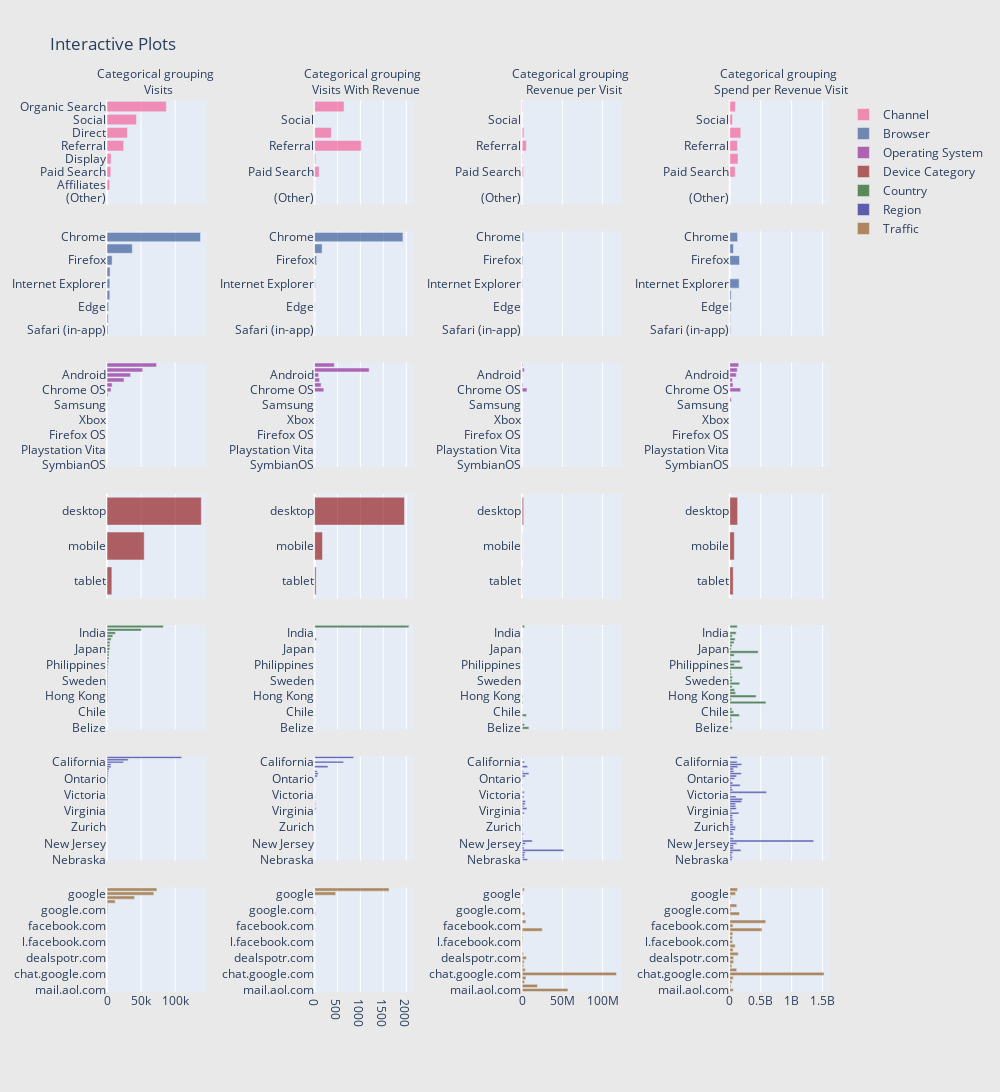

Here is the notebook cell this chart was saved with:
### Code cell
import plotly.graph_objects as go
from plotly.subplots import make_subplots
import plotly.offline as py


def plotly_bargraphs(df, col_name, category_name, color):
    if len(category_name) == 0:
        legend_val = False
    else:
        legend_val = True
    trace = go.Figure(
        go.Bar(
            x=df[col_name][::-1],
            y=df.index[::-1],
            marker=dict(color=color),
            orientation="h",
            name=category_name,
            showlegend=legend_val,
        )
    )
    return trace


plot11 = plotly_bargraphs(
    channel, "Visitors", "Channel", color="rgba(246, 78, 139, 0.6)"
)
plot12 = plotly_bargraphs(
    channel, "VisitorsWithRevenue", "", color="rgba(246, 78, 139, 0.6)"
)
plot13 = plotly_bargraphs(
    channel, "revenuePerVisit", "", color="rgba(246, 78, 139, 0.6)"
)
plot14 = plotly_bargraphs(
    channel, "spendPerRevenueVisit", "", color="rgba(246, 78, 139, 0.6)"
)

plot21 = plotly_bargraphs(
    browser, "Visitors", "Browser", color="rgba(36, 70, 139, 0.6)"
)
plot22 = plotly_bargraphs(
    browser, "VisitorsWithRevenue", "", color="rgba(36, 70, 139, 0.6)"
)
plot23 = plotly_bargraphs(
    browser, "revenuePerVisit", "", color="rgba(36, 70, 139, 0.6)"
)
plot24 = plotly_bargraphs(
    browser, "spendPerRevenueVisit", "", color="rgba(36, 70, 139, 0.6)"
)

plot31 = plotly_bargraphs(
    operating_system, "Visitors", "Operating System", color="rgba(136, 10, 139, 0.6)"
)
plot32 = plotly_bargraphs(
    operating_system, "VisitorsWithRevenue", "", color="rgba(136, 10, 139, 0.6)"
)
plot33 = plotly_bargraphs(
    operating_system, "revenuePerVisit", "", color="rgba(136, 10, 139, 0.6)"
)
plot34 = plotly_bargraphs(
    operating_system, "spendPerRevenueVisit", "", color="rgba(136, 10, 139, 0.6)"
)

plot41 = plotly_bargraphs(
    device, "Visitors", "Device Category", color="rgba(136, 0, 0, 0.6)"
)
plot42 = plotly_bargraphs(
    device, "VisitorsWithRevenue", "", color="rgba(136, 0, 0, 0.6)"
)
plot43 = plotly_bargraphs(device, "revenuePerVisit", "", color="rgba(136, 0, 0, 0.6)")
plot44 = plotly_bargraphs(
    device, "spendPerRevenueVisit", "", color="rgba(136, 0, 0, 0.6)"
)

plot51 = plotly_bargraphs(country, "Visitors", "Country", color="rgba(0, 70, 0, 0.6)")
plot52 = plotly_bargraphs(
    country, "VisitorsWithRevenue", "", color="rgba(0, 70, 0, 0.6)"
)
plot53 = plotly_bargraphs(country, "revenuePerVisit", "", color="rgba(0, 70, 0, 0.6)")
plot54 = plotly_bargraphs(
    country, "spendPerRevenueVisit", "", color="rgba(0, 70, 0, 0.6)"
)

plot61 = plotly_bargraphs(region, "Visitors", "Region", color="rgba(0, 0, 130, 0.6)")
plot62 = plotly_bargraphs(
    region, "VisitorsWithRevenue", "", color="rgba(0, 0, 130, 0.6)"
)
plot63 = plotly_bargraphs(region, "revenuePerVisit", "", color="rgba(0, 0, 130, 0.6)")
plot64 = plotly_bargraphs(
    region, "spendPerRevenueVisit", "", color="rgba(0, 0, 130, 0.6)"
)

plot71 = plotly_bargraphs(traffic, "Visitors", "Traffic", color="rgba(136, 70, 0, 0.6)")
plot72 = plotly_bargraphs(
    traffic, "VisitorsWithRevenue", "", color="rgba(136, 70, 0, 0.6)"
)
plot73 = plotly_bargraphs(traffic, "revenuePerVisit", "", color="rgba(136, 70, 0, 0.6)")
plot74 = plotly_bargraphs(
    traffic, "spendPerRevenueVisit", "", color="rgba(136, 70, 0, 0.6)"
)


fig = go.Figure()

fig = make_subplots(
    rows=7,
    cols=4,
    shared_xaxes=True,
    shared_yaxes=False,
    vertical_spacing=0.03,
    horizontal_spacing=0.15,
    subplot_titles=[
        "Categorical grouping <br> Visits",
        "Categorical grouping <br> Visits With Revenue",
        "Categorical grouping <br> Revenue per Visit",
        "Categorical grouping <br> Spend per Revenue Visit",
    ],
)

# Adding traces to the suplots
fig.add_trace(plot11.data[0], row=1, col=1)
fig.add_trace(plot12.data[0], row=1, col=2)
fig.add_trace(plot13.data[0], row=1, col=3)
fig.add_trace(plot14.data[0], row=1, col=4)

fig.add_trace(plot21.data[0], row=2, col=1)
fig.add_trace(plot22.data[0], row=2, col=2)
fig.add_trace(plot23.data[0], row=2, col=3)
fig.add_trace(plot24.data[0], row=2, col=4)

fig.add_trace(plot31.data[0], row=3, col=1)
fig.add_trace(plot32.data[0], row=3, col=2)
fig.add_trace(plot33.data[0], row=3, col=3)
fig.add_trace(plot34.data[0], row=3, col=4)

fig.add_trace(plot41.data[0], row=4, col=1)
fig.add_trace(plot42.data[0], row=4, col=2)
fig.add_trace(plot43.data[0], row=4, col=3)
fig.add_trace(plot44.data[0], row=4, col=4)

fig.add_trace(plot51.data[0], row=5, col=1)
fig.add_trace(plot52.data[0], row=5, col=2)
fig.add_trace(plot53.data[0], row=5, col=3)
fig.add_trace(plot54.data[0], row=5, col=4)

fig.add_trace(plot61.data[0], row=6, col=1)
fig.add_trace(plot62.data[0], row=6, col=2)
fig.add_trace(plot63.data[0], row=6, col=3)
fig.add_trace(plot64.data[0], row=6, col=4)

fig.add_trace(plot71.data[0], row=7, col=1)
fig.add_trace(plot72.data[0], row=7, col=2)
fig.add_trace(plot73.data[0], row=7, col=3)
fig.add_trace(plot74.data[0], row=7, col=4)

# Updating layout
fig.update_layout(
    yaxis={"dtick": 1},
    margin={"t": 100, "b": 100},
    height=2000,
    width=1000,
    paper_bgcolor="rgb(233,233,233)",
    title="Interactive Plots",
)
fig.update_annotations(font_size=12)

# Displaying the plot
py.iplot(fig, filename="channel-plots")

### Figure 1 — Plotly figure (JSON) as saved in the notebook; plotly's stock layout.template omitted (floating-point values rounded to 4 significant figures)
{"data": [{"marker": {"color": "rgba(246, 78, 139, 0.6)"}, "name": "Channel", "orientation": "h", "showlegend": true, "type": "bar", "x": [7, 3927, 5570, 6057, 24391, 29889, 43176, 86983], "xaxis": "x", "y": ["(Other)", "Affiliates", "Paid Search", "Display", "Referral", "Direct", "Social", "Organic Search"], "yaxis": "y"}, {"marker": {"color": "rgba(246, 78, 139, 0.6)"}, "name": "", "orientation": "h", "showlegend": false, "type": "bar", "x": [1, 1, 100, 25, 1019, 365, 15, 643], "xaxis": "x2", "y": ["(Other)", "Affiliates", "Paid Search", "Display", "Referral", "Direct", "Social", "Organic Search"], "yaxis": "y2"}, {"marker": {"color": "rgba(246, 78, 139, 0.6)"}, "name": "", "orientation": "h", "showlegend": false, "type": "bar", "x": [0, 0, 1596000.0, 553900.0, 5208000.0, 2180000.0, 15500.0, 683600.0], "xaxis": "x3", "y": ["(Other)", "Affiliates", "Paid Search", "Display", "Referral", "Direct", "Social", "Organic Search"], "yaxis": "y3"}, {"marker": {"color": "rgba(246, 78, 139, 0.6)"}, "name": "", "orientation": "h", "showlegend": false, "type": "bar", "x": [0, 0, 88912200, 134198800, 124700000.0, 178500000.0, 44620000.0, 92470000.0], "xaxis": "x4", "y": ["(Other)", "Affiliates", "Paid Search", "Display", "Referral", "Direct", "Social", "Organic Search"], "yaxis": "y4"}, {"marker": {"color": "rgba(36, 70, 139, 0.6)"}, "name": "Browser", "orientation": "h", "showlegend": true, "type": "bar", "x": [1498, 1731, 2369, 4105, 4106, 4483, 7486, 37122, 137100], "xaxis": "x5", "y": ["Safari (in-app)", "Samsung Internet", "Edge", "Android Webview", "Internet Explorer", "(Others)", "Firefox", "Safari", "Chrome"], "yaxis": "y5"}, {"marker": {"color": "rgba(36, 70, 139, 0.6)"}, "name": "", "orientation": "h", "showlegend": false, "type": "bar", "x": [2, 1, 12, 1, 15, 1, 44, 164, 1928], "xaxis": "x6", "y": ["Safari (in-app)", "Samsung Internet", "Edge", "Android Webview", "Internet Explorer", "(Others)", "Firefox", "Safari", "Chrome"], "yaxis": "y6"}, {"marker": {"color": "rgba(36, 70, 139, 0.6)"}, "name": "", "orientation": "h", "showlegend": false, "type": "bar", "x": [18650.0, 6915.0, 133000.0, 5596.0, 555800.0, 0, 927000.0, 267900.0, 1787000.0], "xaxis": "x7", "y": ["Safari (in-app)", "Samsung Internet", "Edge", "Android Webview", "Internet Explorer", "(Others)", "Firefox", "Safari", "Chrome"], "yaxis": "y7"}, {"marker": {"color": "rgba(36, 70, 139, 0.6)"}, "name": "", "orientation": "h", "showlegend": false, "type": "bar", "x": [13970000, 11970000, 26250000.0, 22970000, 152148000, 0, 157700000.0, 60650000.0, 127081250], "xaxis": "x8", "y": ["Safari (in-app)", "Samsung Internet", "Edge", "Android Webview", "Internet Explorer", "(Others)", "Firefox", "Safari", "Chrome"], "yaxis": "y8"}, {"marker": {"color": "rgba(136, 10, 139, 0.6)"}, "name": "Operating System", "orientation": "h", "showlegend": true, "type": "bar", "x": [1, 1, 1, 2, 2, 5, 12, 16, 18, 19, 39, 84, 107, 219, 1357, 5965, 7550, 24981, 34605, 52342, 72674], "xaxis": "x9", "y": ["SymbianOS", "Nokia", "Nintendo 3DS", "Playstation Vita", "FreeBSD", "Nintendo WiiU", "Firefox OS", "OS/2", "Nintendo Wii", "Xbox", "BlackBerry", "Tizen", "Samsung", "Windows Phone", "(not set)", "Chrome OS", "Linux", "iOS", "Android", "Macintosh", "Windows"], "yaxis": "y9"}, {"marker": {"color": "rgba(136, 10, 139, 0.6)"}, "name": "", "orientation": "h", "showlegend": false, "type": "bar", "x": [1, 1, 1, 1, 1, 1, 1, 1, 1, 1, 1, 1, 1, 1, 1, 201, 143, 109, 91, 1191, 431], "xaxis": "x10", "y": ["SymbianOS", "Nokia", "Nintendo 3DS", "Playstation Vita", "FreeBSD", "Nintendo WiiU", "Firefox OS", "OS/2", "Nintendo Wii", "Xbox", "BlackBerry", "Tizen", "Samsung", "Windows Phone", "(not set)", "Chrome OS", "Linux", "iOS", "Android", "Macintosh", "Windows"], "yaxis": "y10"}, {"marker": {"color": "rgba(136, 10, 139, 0.6)"}, "name": "", "orientation": "h", "showlegend": false, "type": "bar", "x": [0, 0, 0, 0, 0, 0, 0, 0, 0, 0, 0, 0, 0, 120500.0, 0, 5958000.0, 1014000.0, 181500.0, 280000.0, 2764000.0, 859400.0], "xaxis": "x11", "y": ["SymbianOS", "Nokia", "Nintendo 3DS", "Playstation Vita", "FreeBSD", "Nintendo WiiU", "Firefox OS", "OS/2", "Nintendo Wii", "Xbox", "BlackBerry", "Tizen", "Samsung", "Windows Phone", "(not set)", "Chrome OS", "Linux", "iOS", "Android", "Macintosh", "Windows"], "yaxis": "y11"}, {"marker": {"color": "rgba(136, 10, 139, 0.6)"}, "name": "", "orientation": "h", "showlegend": false, "type": "bar", "x": [0, 0, 0, 0, 0, 0, 0, 0, 0, 0, 0, 0, 0, 26400000, 0, 176800000.0, 53550000.0, 41610000.0, 106500000.0, 121500000.0, 144900000.0], "xaxis": "x12", "y": ["SymbianOS", "Nokia", "Nintendo 3DS", "Playstation Vita", "FreeBSD", "Nintendo WiiU", "Firefox OS", "OS/2", "Nintendo Wii", "Xbox", "BlackBerry", "Tizen", "Samsung", "Windows Phone", "(not set)", "Chrome OS", "Linux", "iOS", "Android", "Macintosh", "Windows"], "yaxis": "y12"}, {"marker": {"color": "rgba(136, 0, 0, 0.6)"}, "name": "Device Category", "orientation": "h", "showlegend": true, "type": "bar", "x": [7122, 54550, 138328], "xaxis": "x13", "y": ["tablet", "mobile", "desktop"], "yaxis": "y13"}, {"marker": {"color": "rgba(136, 0, 0, 0.6)"}, "name": "", "orientation": "h", "showlegend": false, "type": "bar", "x": [33, 173, 1961], "xaxis": "x14", "y": ["tablet", "mobile", "desktop"], "yaxis": "y14"}, {"marker": {"color": "rgba(136, 0, 0, 0.6)"}, "name": "", "orientation": "h", "showlegend": false, "type": "bar", "x": [260700.0, 232900.0, 1807000.0], "xaxis": "x15", "y": ["tablet", "mobile", "desktop"], "yaxis": "y15"}, {"marker": {"color": "rgba(136, 0, 0, 0.6)"}, "name": "", "orientation": "h", "showlegend": false, "type": "bar", "x": [56270000.0, 73430000.0, 127500000.0], "xaxis": "x16", "y": ["tablet", "mobile", "desktop"], "yaxis": "y16"}, {"marker": {"color": "rgba(0, 70, 0, 0.6)"}, "name": "Country", "orientation": "h", "showlegend": true, "type": "bar", "x": [5, 5, 148, 179, 351, 427, 468, 557, 631, 836, 936, 943, 1028, 1095, 1100, 1116, 1147, 1169, 1265, 1282, 1683, 2074, 2796, 2859, 3127, 4153, 4208, 4409, 6080, 8543, 12512, 50242, 82626], "xaxis": "x17", "y": ["Belize", "St. Lucia", "Puerto Rico", "Finland", "Venezuela", "Chile", "New Zealand", "Hungary", "Portugal", "China", "Hong Kong", "Switzerland", "Argentina", "Israel", "Colombia", "Sweden", "Belgium", "Ukraine", "Ireland", "South Korea", "Philippines", "Indonesia", "Australia", "Taiwan", "Mexico", "Japan", "Brazil", "Germany", "Canada", "United Kingdom", "India", "(Others)", "United States"], "yaxis": "y17"}, {"marker": {"color": "rgba(0, 70, 0, 0.6)"}, "name": "", "orientation": "h", "showlegend": false, "type": "bar", "x": [1, 1, 3, 2, 12, 2, 2, 1, 1, 2, 2, 1, 3, 2, 2, 2, 1, 1, 2, 1, 2, 4, 1, 5, 4, 1, 1, 1, 41, 3, 2, 1, 2058], "xaxis": "x18", "y": ["Belize", "St. Lucia", "Puerto Rico", "Finland", "Venezuela", "Chile", "New Zealand", "Hungary", "Portugal", "China", "Hong Kong", "Switzerland", "Argentina", "Israel", "Colombia", "Sweden", "Belgium", "Ukraine", "Ireland", "South Korea", "Philippines", "Indonesia", "Australia", "Taiwan", "Mexico", "Japan", "Brazil", "Germany", "Canada", "United Kingdom", "India", "(Others)", "United States"], "yaxis": "y18"}, {"marker": {"color": "rgba(0, 70, 0, 0.6)"}, "name": "", "orientation": "h", "showlegend": false, "type": "bar", "x": [8396000, 2790000, 661800.0, 329500.0, 5310000.0, 289900.0, 149500.0, 16100.0, 927400.0, 65130.0, 909300.0, 100200.0, 233100.0, 69360.0, 292700.0, 67730.0, 38470.0, 22030.0, 34450.0, 160039, 87590.0, 325500.0, 5715.0, 126700.0, 587500.0, 6138.0, 9026.0, 15650.0, 589100.0, 14380.0, 16660.0, 0, 3057000.0], "xaxis": "x19", "y": ["Belize", "St. Lucia", "Puerto Rico", "Finland", "Venezuela", "Chile", "New Zealand", "Hungary", "Portugal", "China", "Hong Kong", "Switzerland", "Argentina", "Israel", "Colombia", "Sweden", "Belgium", "Ukraine", "Ireland", "South Korea", "Philippines", "Indonesia", "Australia", "Taiwan", "Mexico", "Japan", "Brazil", "Germany", "Canada", "United Kingdom", "India", "(Others)", "United States"], "yaxis": "y19"}, {"marker": {"color": "rgba(0, 70, 0, 0.6)"}, "name": "", "orientation": "h", "showlegend": false, "type": "bar", "x": [41980000, 13950000, 32650000.0, 29490000, 155300000.0, 61890000, 34980000, 8970000, 585180000, 27225000, 425545000, 94490000, 79860000, 37975000, 160975000, 37795000, 44130000, 25750000, 21790000, 205170000, 73710000, 168780000, 15980000, 72436000, 459257500, 25490000, 37980000, 68980000, 87360000.0, 40950000.0, 104220000, 0, 122700000.0], "xaxis": "x20", "y": ["Belize", "St. Lucia", "Puerto Rico", "Finland", "Venezuela", "Chile", "New Zealand", "Hungary", "Portugal", "China", "Hong Kong", "Switzerland", "Argentina", "Israel", "Colombia", "Sweden", "Belgium", "Ukraine", "Ireland", "South Korea", "Philippines", "Indonesia", "Australia", "Taiwan", "Mexico", "Japan", "Brazil", "Germany", "Canada", "United Kingdom", "India", "(Others)", "United States"], "yaxis": "y20"}, {"marker": {"color": "rgba(0, 0, 130, 0.6)"}, "name": "Region", "orientation": "h", "showlegend": true, "type": "bar", "x": [16, 16, 21, 27, 28, 50, 100, 105, 108, 118, 123, 157, 160, 210, 221, 222, 223, 227, 250, 270, 321, 413, 501, 534, 579, 626, 637, 648, 660, 683, 692, 808, 848, 1281, 1300, 1450, 1740, 1819, 2280, 3004, 5776, 5964, 24334, 31055, 109395], "xaxis": "x21", "y": ["Nebraska", "Oklahoma", "Utah", "South Carolina", "Zulia", "Minnesota", "Santiago Metropolitan Region", "New Jersey", "Tennessee", "Arizona", "Dublin City", "Oregon", "State of Rio de Janeiro", "Florida", "Zurich", "Alberta", "Nevada", "Stockholm County", "Colorado", "New Taipei City", "North Carolina", "Virginia", "Michigan", "Pennsylvania", "Massachusetts", "Georgia", "Seoul", "District of Columbia", "Victoria", "Mexico City", "Tel Aviv District", "County Dublin", "Jakarta", "Taipei City", "Karnataka", "Ontario", "Washington", "Illinois", "Texas", "England", "New York", "(not set)", "California", "(Others)", "not available in demo dataset"], "yaxis": "y21"}, {"marker": {"color": "rgba(0, 0, 130, 0.6)"}, "name": "", "orientation": "h", "showlegend": false, "type": "bar", "x": [3, 1, 2, 2, 8, 2, 2, 4, 1, 2, 1, 4, 2, 1, 1, 3, 2, 1, 5, 1, 6, 8, 28, 13, 23, 13, 1, 15, 1, 3, 1, 1, 4, 2, 1, 16, 62, 82, 55, 1, 291, 5, 634, 1, 853], "xaxis": "x22", "y": ["Nebraska", "Oklahoma", "Utah", "South Carolina", "Zulia", "Minnesota", "Santiago Metropolitan Region", "New Jersey", "Tennessee", "Arizona", "Dublin City", "Oregon", "State of Rio de Janeiro", "Florida", "Zurich", "Alberta", "Nevada", "Stockholm County", "Colorado", "New Taipei City", "North Carolina", "Virginia", "Michigan", "Pennsylvania", "Massachusetts", "Georgia", "Seoul", "District of Columbia", "Victoria", "Mexico City", "Tel Aviv District", "County Dublin", "Jakarta", "Taipei City", "Karnataka", "Ontario", "Washington", "Illinois", "Texas", "England", "New York", "(not set)", "California", "(Others)", "not available in demo dataset"], "yaxis": "y22"}, {"marker": {"color": "rgba(0, 0, 130, 0.6)"}, "name": "", "orientation": "h", "showlegend": false, "type": "bar", "x": [6742500, 2685000, 2903000.0, 3757000.0, 51600000.0, 2438400, 1237800, 4283000.0, 12550000.0, 1011000.0, 81220.0, 1526000.0, 552300.0, 428400.0, 427600.0, 716400.0, 470700.0, 275800.0, 801360, 176200.0, 2760000.0, 529100.0, 5919000.0, 2335000.0, 3751000.0, 3938000.0, 322100.0, 2380000.0, 24210.0, 2615000.0, 68020.0, 41570.0, 796100.0, 75930.0, 15810.0, 881700.0, 3952000.0, 8454000.0, 1644000.0, 19960.0, 6544000.0, 162400.0, 3113000.0, 0, 944200.0], "xaxis": "x23", "y": ["Nebraska", "Oklahoma", "Utah", "South Carolina", "Zulia", "Minnesota", "Santiago Metropolitan Region", "New Jersey", "Tennessee", "Arizona", "Dublin City", "Oregon", "State of Rio de Janeiro", "Florida", "Zurich", "Alberta", "Nevada", "Stockholm County", "Colorado", "New Taipei City", "North Carolina", "Virginia", "Michigan", "Pennsylvania", "Massachusetts", "Georgia", "Seoul", "District of Columbia", "Victoria", "Mexico City", "Tel Aviv District", "County Dublin", "Jakarta", "Taipei City", "Karnataka", "Ontario", "Washington", "Illinois", "Texas", "England", "New York", "(not set)", "California", "(Others)", "not available in demo dataset"], "yaxis": "y23"}, {"marker": {"color": "rgba(0, 0, 130, 0.6)"}, "name": "", "orientation": "h", "showlegend": false, "type": "bar", "x": [35960000, 42960000, 30480000, 50715000, 180612500, 60960000, 61890000, 112435000, 1355000000, 59650000, 9990000, 59900000, 44185000, 89970000, 94490000, 53010000.0, 52485000, 62600000, 40068000, 47570000, 147700000.0, 27315000, 105900000.0, 95900000.0, 94430000.0, 189600000.0, 205170000, 102800000.0, 15980000, 595400000.0, 47070000, 33590000, 168780000, 48630000, 20550000, 79903750, 110900000.0, 187500000.0, 68160000.0, 59970000, 129900000.0, 193726000, 119500000.0, 0, 121100000.0], "xaxis": "x24", "y": ["Nebraska", "Oklahoma", "Utah", "South Carolina", "Zulia", "Minnesota", "Santiago Metropolitan Region", "New Jersey", "Tennessee", "Arizona", "Dublin City", "Oregon", "State of Rio de Janeiro", "Florida", "Zurich", "Alberta", "Nevada", "Stockholm County", "Colorado", "New Taipei City", "North Carolina", "Virginia", "Michigan", "Pennsylvania", "Massachusetts", "Georgia", "Seoul", "District of Columbia", "Victoria", "Mexico City", "Tel Aviv District", "County Dublin", "Jakarta", "Taipei City", "Karnataka", "Ontario", "Washington", "Illinois", "Texas", "England", "New York", "(not set)", "California", "(Others)", "not available in demo dataset"], "yaxis": "y24"}, {"marker": {"color": "rgba(136, 70, 0, 0.6)"}, "name": "Traffic", "orientation": "h", "showlegend": true, "type": "bar", "x": [1, 1, 12, 12, 13, 29, 37, 51, 84, 91, 124, 176, 204, 209, 267, 270, 281, 378, 428, 915, 980, 1029, 11979, 40510, 68680, 73239], "xaxis": "x25", "y": ["mail.aol.com", "trainup.withgoogle.com", "pinterest.com", "search.xfinity.com", "chat.google.com", "connect.googleforwork.com", "phandroid.com", "duckduckgo.com", "dealspotr.com", "docs.google.com", "away.vk.com", "t.co", "l.facebook.com", "groups.google.com", "yahoo", "mail.google.com", "facebook.com", "bing", "reddit.com", "dfa", "google.com", "sites.google.com", "(Others)", "youtube.com", "google", "(direct)"], "yaxis": "y25"}, {"marker": {"color": "rgba(136, 70, 0, 0.6)"}, "name": "", "orientation": "h", "showlegend": false, "type": "bar", "x": [1, 1, 1, 1, 1, 1, 2, 2, 7, 1, 1, 1, 3, 5, 4, 13, 2, 3, 1, 20, 2, 8, 1, 1, 460, 1625], "xaxis": "x26", "y": ["mail.aol.com", "trainup.withgoogle.com", "pinterest.com", "search.xfinity.com", "chat.google.com", "connect.googleforwork.com", "phandroid.com", "duckduckgo.com", "dealspotr.com", "docs.google.com", "away.vk.com", "t.co", "l.facebook.com", "groups.google.com", "yahoo", "mail.google.com", "facebook.com", "bing", "reddit.com", "dfa", "google.com", "sites.google.com", "(Others)", "youtube.com", "google", "(direct)"], "yaxis": "y26"}, {"marker": {"color": "rgba(136, 70, 0, 0.6)"}, "name": "", "orientation": "h", "showlegend": false, "type": "bar", "x": [56850000, 18990000, 2998000.0, 4707000.0, 117200000.0, 3861000.0, 1876000.0, 2472000.0, 5123000.0, 1511000.0, 440400.0, 499800.0, 699300.0, 1048000.0, 762100.0, 25050000.0, 370000.0, 4618000.0, 18620.0, 3451000.0, 44880.0, 888200.0, 0, 419.4, 625100.0, 2807000.0], "xaxis": "x27", "y": ["mail.aol.com", "trainup.withgoogle.com", "pinterest.com", "search.xfinity.com", "chat.google.com", "connect.googleforwork.com", "phandroid.com", "duckduckgo.com", "dealspotr.com", "docs.google.com", "away.vk.com", "t.co", "l.facebook.com", "groups.google.com", "yahoo", "mail.google.com", "facebook.com", "bing", "reddit.com", "dfa", "google.com", "sites.google.com", "(Others)", "youtube.com", "google", "(direct)"], "yaxis": "y27"}, {"marker": {"color": "rgba(136, 70, 0, 0.6)"}, "name": "", "orientation": "h", "showlegend": false, "type": "bar", "x": [56850000, 18990000, 35980000, 56480000, 1523520000, 111980000, 34715000, 63025000, 61470000.0, 137480000, 54610000, 87970000, 47550000, 43826000, 50870000, 520350000, 51990000, 581900000.0, 7970000, 157876500, 21990000, 114246250, 0, 16990000, 93330000.0, 126500000.0], "xaxis": "x28", "y": ["mail.aol.com", "trainup.withgoogle.com", "pinterest.com", "search.xfinity.com", "chat.google.com", "connect.googleforwork.com", "phandroid.com", "duckduckgo.com", "dealspotr.com", "docs.google.com", "away.vk.com", "t.co", "l.facebook.com", "groups.google.com", "yahoo", "mail.google.com", "facebook.com", "bing", "reddit.com", "dfa", "google.com", "sites.google.com", "(Others)", "youtube.com", "google", "(direct)"], "yaxis": "y28"}], "layout": {"annotations": [{"font": {"size": 12}, "showarrow": false, "text": "Categorical grouping <br> Visits", "x": 0.06875, "xanchor": "center", "xref": "paper", "y": 1.0, "yanchor": "bottom", "yref": "paper"}, {"font": {"size": 12}, "showarrow": false, "text": "Categorical grouping <br> Visits With Revenue", "x": 0.3562, "xanchor": "center", "xref": "paper", "y": 1.0, "yanchor": "bottom", "yref": "paper"}, {"font": {"size": 12}, "showarrow": false, "text": "Categorical grouping <br> Revenue per Visit", "x": 0.6437, "xanchor": "center", "xref": "paper", "y": 1.0, "yanchor": "bottom", "yref": "paper"}, {"font": {"size": 12}, "showarrow": false, "text": "Categorical grouping <br> Spend per Revenue Visit", "x": 0.9313, "xanchor": "center", "xref": "paper", "y": 1.0, "yanchor": "bottom", "yref": "paper"}], "height": 2000, "margin": {"b": 100, "t": 100}, "paper_bgcolor": "rgb(233,233,233)", "title": {"text": "Interactive Plots"}, "width": 1000, "xaxis": {"anchor": "y", "domain": [0, 0.1375], "matches": "x25", "showticklabels": false}, "xaxis10": {"anchor": "y10", "domain": [0.2875, 0.425], "matches": "x26", "showticklabels": false}, "xaxis11": {"anchor": "y11", "domain": [0.575, 0.7125], "matches": "x27", "showticklabels": false}, "xaxis12": {"anchor": "y12", "domain": [0.8625, 1], "matches": "x28", "showticklabels": false}, "xaxis13": {"anchor": "y13", "domain": [0, 0.1375], "matches": "x25", "showticklabels": false}, "xaxis14": {"anchor": "y14", "domain": [0.2875, 0.425], "matches": "x26", "showticklabels": false}, "xaxis15": {"anchor": "y15", "domain": [0.575, 0.7125], "matches": "x27", "showticklabels": false}, "xaxis16": {"anchor": "y16", "domain": [0.8625, 1], "matches": "x28", "showticklabels": false}, "xaxis17": {"anchor": "y17", "domain": [0, 0.1375], "matches": "x25", "showticklabels": false}, "xaxis18": {"anchor": "y18", "domain": [0.2875, 0.425], "matches": "x26", "showticklabels": false}, "xaxis19": {"anchor": "y19", "domain": [0.575, 0.7125], "matches": "x27", "showticklabels": false}, "xaxis2": {"anchor": "y2", "domain": [0.2875, 0.425], "matches": "x26", "showticklabels": false}, "xaxis20": {"anchor": "y20", "domain": [0.8625, 1], "matches": "x28", "showticklabels": false}, "xaxis21": {"anchor": "y21", "domain": [0, 0.1375], "matches": "x25", "showticklabels": false}, "xaxis22": {"anchor": "y22", "domain": [0.2875, 0.425], "matches": "x26", "showticklabels": false}, "xaxis23": {"anchor": "y23", "domain": [0.575, 0.7125], "matches": "x27", "showticklabels": false}, "xaxis24": {"anchor": "y24", "domain": [0.8625, 1], "matches": "x28", "showticklabels": false}, "xaxis25": {"anchor": "y25", "domain": [0, 0.1375]}, "xaxis26": {"anchor": "y26", "domain": [0.2875, 0.425]}, "xaxis27": {"anchor": "y27", "domain": [0.575, 0.7125]}, "xaxis28": {"anchor": "y28", "domain": [0.8625, 1]}, "xaxis3": {"anchor": "y3", "domain": [0.575, 0.7125], "matches": "x27", "showticklabels": false}, "xaxis4": {"anchor": "y4", "domain": [0.8625, 1], "matches": "x28", "showticklabels": false}, "xaxis5": {"anchor": "y5", "domain": [0, 0.1375], "matches": "x25", "showticklabels": false}, "xaxis6": {"anchor": "y6", "domain": [0.2875, 0.425], "matches": "x26", "showticklabels": false}, "xaxis7": {"anchor": "y7", "domain": [0.575, 0.7125], "matches": "x27", "showticklabels": false}, "xaxis8": {"anchor": "y8", "domain": [0.8625, 1], "matches": "x28", "showticklabels": false}, "xaxis9": {"anchor": "y9", "domain": [0, 0.1375], "matches": "x25", "showticklabels": false}, "yaxis": {"anchor": "x", "domain": [0.8829, 1.0], "dtick": 1}, "yaxis10": {"anchor": "x10", "domain": [0.5886, 0.7057]}, "yaxis11": {"anchor": "x11", "domain": [0.5886, 0.7057]}, "yaxis12": {"anchor": "x12", "domain": [0.5886, 0.7057]}, "yaxis13": {"anchor": "x13", "domain": [0.4414, 0.5586]}, "yaxis14": {"anchor": "x14", "domain": [0.4414, 0.5586]}, "yaxis15": {"anchor": "x15", "domain": [0.4414, 0.5586]}, "yaxis16": {"anchor": "x16", "domain": [0.4414, 0.5586]}, "yaxis17": {"anchor": "x17", "domain": [0.2943, 0.4114]}, "yaxis18": {"anchor": "x18", "domain": [0.2943, 0.4114]}, "yaxis19": {"anchor": "x19", "domain": [0.2943, 0.4114]}, "yaxis2": {"anchor": "x2", "domain": [0.8829, 1.0]}, "yaxis20": {"anchor": "x20", "domain": [0.2943, 0.4114]}, "yaxis21": {"anchor": "x21", "domain": [0.1471, 0.2643]}, "yaxis22": {"anchor": "x22", "domain": [0.1471, 0.2643]}, "yaxis23": {"anchor": "x23", "domain": [0.1471, 0.2643]}, "yaxis24": {"anchor": "x24", "domain": [0.1471, 0.2643]}, "yaxis25": {"anchor": "x25", "domain": [0, 0.1171]}, "yaxis26": {"anchor": "x26", "domain": [0, 0.1171]}, "yaxis27": {"anchor": "x27", "domain": [0, 0.1171]}, "yaxis28": {"anchor": "x28", "domain": [0, 0.1171]}, "yaxis3": {"anchor": "x3", "domain": [0.8829, 1.0]}, "yaxis4": {"anchor": "x4", "domain": [0.8829, 1.0]}, "yaxis5": {"anchor": "x5", "domain": [0.7357, 0.8529]}, "yaxis6": {"anchor": "x6", "domain": [0.7357, 0.8529]}, "yaxis7": {"anchor": "x7", "domain": [0.7357, 0.8529]}, "yaxis8": {"anchor": "x8", "domain": [0.7357, 0.8529]}, "yaxis9": {"anchor": "x9", "domain": [0.5886, 0.7057]}}}
